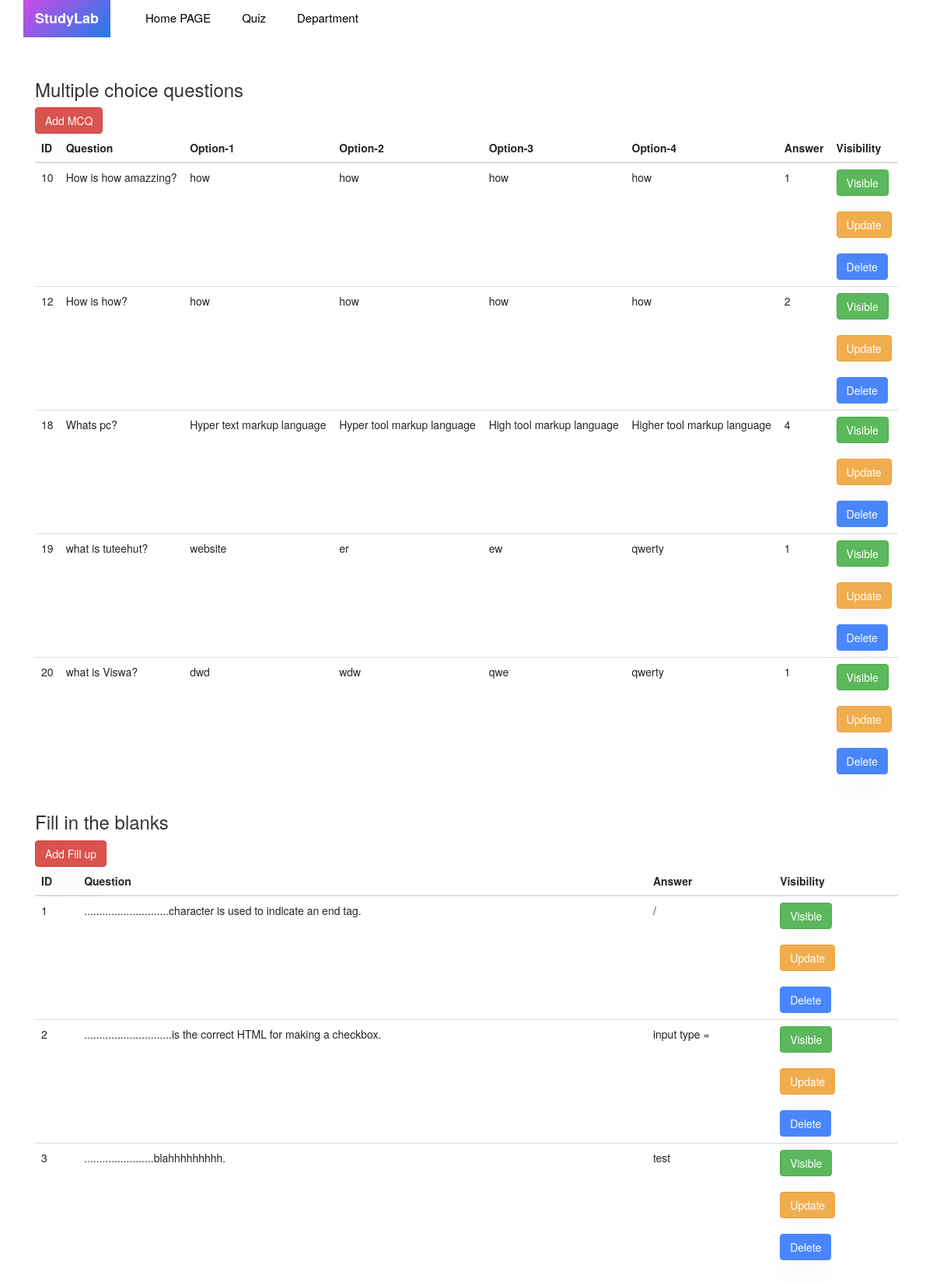
/Admin_Start.php, run on the app's committed database.
### tables this page shows
CREATE TABLE `questions` (
  `id` int(100) NOT NULL,
  `question` varchar(250) NOT NULL,
  `option1` varchar(100) NOT NULL,
  `option2` varchar(100) NOT NULL,
  `option3` varchar(100) NOT NULL,
  `option4` varchar(100) NOT NULL,
  `answer` varchar(100) NOT NULL,
  `visibility` tinyint(1) NOT NULL,
  `quizid` int(11) NOT NULL
);

CREATE TABLE `fillups` (
  `id` int(11) NOT NULL,
  `question` varchar(100) NOT NULL,
  `answer` varchar(50) NOT NULL,
  `visibility` tinyint(1) NOT NULL,
  `quizid` int(11) NOT NULL
);

### Admin_Start.php (the view, shortened to what this page needs)
<!DOCTYPE html>
<html lang="en"><head><meta http-equiv="Content-Type" content="text/html; charset=UTF-8">
<head><link rel="icon" href="favicon.ico" type="image/icon type"></head>
<link href="./StudyLab - Free Bootstrap 4 Template by Colorlib_files/css" rel="stylesheet">
<link rel="stylesheet" href="./StudyLab - Free Bootstrap 4 Template by Colorlib_files/font-awesome.min.css">
<link rel="stylesheet" href="./StudyLab - Free Bootstrap 4 Template by Colorlib_files/animate.css">
<link rel="stylesheet" href="./StudyLab - Free Bootstrap 4 Template by Colorlib_files/owl.carousel.min.css">
<link rel="stylesheet" href="./StudyLab - Free Bootstrap 4 Template by Colorlib_files/owl.theme.default.min.css">
<link rel="stylesheet" href="./StudyLab - Free Bootstrap 4 Template by Colorlib_files/magnific-popup.css">
<link rel="stylesheet" href="./StudyLab - Free Bootstrap 4 Template by Colorlib_files/bootstrap-datepicker.css">
<link rel="stylesheet" href="./StudyLab - Free Bootstrap 4 Template by Colorlib_files/jquery.timepicker.css">
<link rel="stylesheet" href="./StudyLab - Free Bootstrap 4 Template by Colorlib_files/flaticon.css">
<link rel="stylesheet" href="./StudyLab - Free Bootstrap 4 Template by Colorlib_files/style.css">
</head>
<body>
<nav class="navbar navbar-expand-lg navbar-dark ftco_navbar bg-dark ftco-navbar-light" id="ftco-navbar">
<div class="container">
<a class="navbar-brand" href="https://preview.colorlib.com/theme/studylab/index.html"><span>Study</span>Lab</a>
<div class="collapse navbar-collapse" id="ftco-nav">
<ul class="navbar-nav ml-auto" >
<li  class="nav-item"><a href="admin_home.php" class="nav-link" style='color:black'>Home PAGE</a></li>
<li class="nav-item"><a href="quiz_console/quiz.php" class="nav-link" style="color: black">Quiz</a></li>
<li class="nav-item active"><a href="admin/info.php" class="nav-link" style="color: black">Department</a></li>
</ul>
</div>
</div>
</nav>
<?php
include "config.php";
$query1 = "SELECT * FROM questions";
$query2 = "SELECT * FROM fillups";
$result1 = mysqli_query($con,$query1);
$result2 = mysqli_query($con,$query2);
?>
<head>
    <link rel="stylesheet" href="https://maxcdn.bootstrapcdn.com/bootstrap/3.4.1/css/bootstrap.min.css">
</head>
<div class="container">
<h3>Multiple choice questions</h3>
<button type = "button" class="btn btn-danger"><a href = "addmcq.php" style = "text-decoration : none;color : white;">Add MCQ</a></button>
    <table class="table table-hover">
        <thead>
            <tr>
                <th>ID</th>
                <th>Question</th>
                <th>Option-1</th>
                <th>Option-2</th>
                <th>Option-3</th>
                <th>Option-4</th>
                <th>Answer</th>
                <th>Visibility</th>
            </tr>
        </thead>
        <tbody>
            <?php
                while($row = mysqli_fetch_assoc($result1)){
            ?>
                <tr>
                    <td><?php echo $row['id'];?></td>
                    <td><?php echo $row['question'];?></td>
                    <td><?php echo $row['option1'];?></td>
                    <td><?php echo $row['option2'];?></td>
                    <td><?php echo $row['option3'];?></td>
                    <td><?php echo $row['option4'];?></td>
                    <td><?php echo $row['answer'];?></td>
                    <td>
                    <form action="visibility1.php" method="post">
                        <input type="submit" class="<?php if($row['visibility'] == 1) echo "btn btn-success"; else echo "btn btn-danger";?>" value = "<?php if($row['visibility'] == 1) echo "Visible"; else echo "Not visible";?>">
                    </form>
                    <br>
                    <form action="update1.php" method="post">
                        <input type="submit" value="Update" name="update" class="btn btn-warning">
                    </form>
                    <br>
                    <form action="delete1.php" method="post">
                        <input type="submit" value="Delete" name="delete" class="btn btn-primary">
                    </form>
                    </td>
                </tr>
                <?php
                }
                ?>
        </tbody>
    </table>
</div>
<div class="container">
<h3>Fill in the blanks</h3>
<button type = "button" class="btn btn-danger"><a href = "addfillups.php" style = "text-decoration : none;color : white;">Add Fill up</a></button>
    <table class="table table-hover">
        <thead>
            <tr>
                <th>ID</th>
                <th>Question</th>
                <th>Answer</th>
                <th>Visibility</th>
            </tr>
        </thead>
        <tbody>
            <?php
                while($row = mysqli_fetch_assoc($result2)){
            ?>
                <tr>
                    <td><?php echo $row['id'];?></td>
                    <td><?php echo $row['question'];?></td>
                    <td><?php echo $row['answer'];?></td>
                    <td>
                    <form action="visibility2.php" method="post">
                        <input type="submit" class="<?php if($row['visibility'] == 1) echo "btn btn-success"; else echo "btn btn-danger";?>" value = "<?php if($row['visibility'] == 1) echo "Visible"; else echo "Not visible";?>">
                    </form>
                    <br>
                    <form action="update2.php" method="post">
                        <input type="submit" value="Update" name="update" class="btn btn-warning">
                    </form>
                    <br>
                    <form action="delete2.php" method="post">
                        <input type="submit" value="Delete" name="delete" class="btn btn-primary">
                    </form>
                    </td>
                </tr>
                <?php
                }
                ?>
        </tbody>
    </table>
</div>

### config.php (shortened to what this page needs)
<head><link rel="icon" href="favicon.ico" type="image/icon type"></head>

### data on the page
questions: id "10", question "How is how amazzing?", option1 "how", option2 "how", option3 "how", option4 "how", answer "1", visibility "Visible"
questions: id "12", question "How is how?", option1 "how", option2 "how", option3 "how", option4 "how", answer "2", visibility "Visible"
questions: id "18", question "Whats pc?", option1 "Hyper text markup language", option2 "Hyper tool markup language", option3 "High tool markup language", option4 "Higher tool markup language", answer "4", visibility "Visible"
questions: id "19", question "what is tuteehut?", option1 "website", option2 "er", option3 "ew", option4 "qwerty", answer "1", visibility "Visible"
questions: id "20", question "what is Viswa?", option1 "dwd", option2 "wdw", option3 "qwe", option4 "qwerty", answer "1", visibility "Visible"
fillups: id "1", question "............................character is used to indicate an end tag.", answer "/", visibility "Visible"
fillups: id "2", question ".............................is the correct HTML for making a checkbox.", answer "input type =", visibility "Visible"
fillups: id "3", question ".......................blahhhhhhhhh.", answer "test", visibility "Visible"
